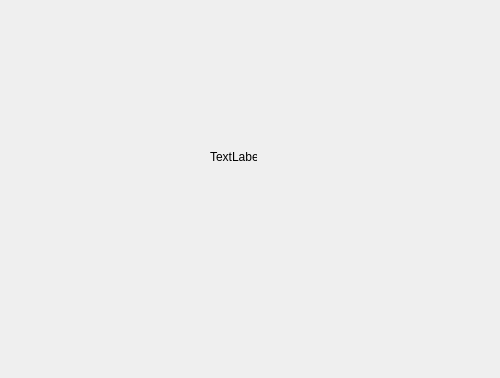
<?xml version="1.0" encoding="UTF-8"?>
<ui version="4.0">
 <class>DrawPattern</class>
 <widget class="QWidget" name="DrawPattern">
  <property name="geometry">
   <rect>
    <x>0</x>
    <y>0</y>
    <width>500</width>
    <height>378</height>
   </rect>
  </property>
  <property name="windowTitle">
   <string>Form</string>
  </property>
  <property name="styleSheet">
   <string notr="true"/>
  </property>
  <widget class="QLabel" name="lineLabel">
   <property name="geometry">
    <rect>
     <x>160</x>
     <y>190</y>
     <width>101</width>
     <height>31</height>
    </rect>
   </property>
   <property name="styleSheet">
    <string notr="true">color: rgb(0, 255, 255);</string>
   </property>
   <property name="text">
    <string/>
   </property>
  </widget>
  <widget class="QLabel" name="disk_label">
   <property name="geometry">
    <rect>
     <x>220</x>
     <y>40</y>
     <width>47</width>
     <height>31</height>
    </rect>
   </property>
   <property name="styleSheet">
    <string notr="true"/>
   </property>
   <property name="text">
    <string/>
   </property>
  </widget>
  <widget class="QLabel" name="cube_label">
   <property name="geometry">
    <rect>
     <x>50</x>
     <y>20</y>
     <width>391</width>
     <height>301</height>
    </rect>
   </property>
   <property name="sizePolicy">
    <sizepolicy hsizetype="Preferred" vsizetype="Preferred">
     <horstretch>0</horstretch>
     <verstretch>0</verstretch>
    </sizepolicy>
   </property>
   <property name="styleSheet">
    <string notr="true"/>
   </property>
   <property name="text">
    <string/>
   </property>
  </widget>
  <widget class="QLabel" name="internalFixationLabel">
   <property name="geometry">
    <rect>
     <x>210</x>
     <y>150</y>
     <width>47</width>
     <height>13</height>
    </rect>
   </property>
   <property name="text">
    <string>TextLabel</string>
   </property>
  </widget>
  <zorder>disk_label</zorder>
  <zorder>internalFixationLabel</zorder>
  <zorder>cube_label</zorder>
  <zorder>lineLabel</zorder>
 </widget>
 <resources/>
 <connections/>
</ui>
